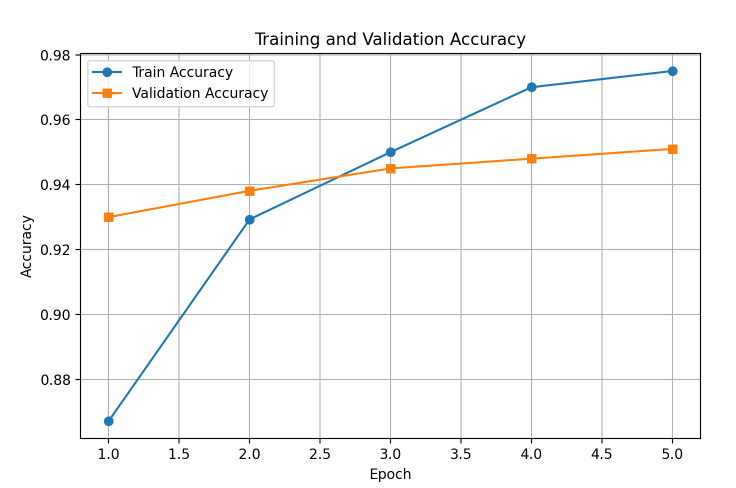
#> input picture src/models/reports/accuracy_curve.png.png, 1472 x 975 px (shown at 1/2 size)
$ python -i image_quality_analyzer.py   (imports and definitions only)   (older library calls are emulated)
#> lines starting #> are read from the running program, lines starting #| are printed output that depends on the picture; after the words box and inside, x2 and y2 are one past the last pixel; in counts of white or black regions, pixels touching at a corner belong together
import numpy as np
import cv2
from pathlib import Path
from scipy import ndimage
from skimage import exposure, filters, measure, feature
import warnings
# [1 line not run here, left out]

class ImageQualityAnalyzer:
    """Image quality analyzer for RL preprocessing system using OpenCV"""

    def __init__(self):
        self.quality_thresholds = {
            'brightness_ideal_range': (0.4, 0.6),
            'contrast_min': 0.15,
            'edge_min': 0.03,
            'noise_max': 0.08,
            'blur_threshold': 100.0,
            'saturation_min': 0.1,
            'entropy_min': 4.0,
            'color_balance_max_bias': 0.15,
            'exposure_well_exposed_range': (0.1, 0.9)
        }

    def analyze_image(self, image_path):
        """Complete image analysis for RL agent using OpenCV"""
#> called with image_path = '../models/reports/accuracy_curve.png.png'
        try:
            img_bgr = cv2.imread(str(image_path))
#> img_bgr is the input picture: shape (975, 1472, 3); mean B, G, R 248, 248.2, 248.3
            if img_bgr is None:
                print(f"❌ Failed to load image: {image_path}")
                return None

            img_rgb = cv2.cvtColor(img_bgr, cv2.COLOR_BGR2RGB)

            basic_metrics = self._get_basic_metrics(img_rgb)
#> basic_metrics = {'width': 1472, 'height': 975, 'aspect_ratio': 1.51, 'total_pixels': 1435200, 'channels': 3}
            quality_metrics = self._calculate_quality_metrics(img_rgb)
            problem_detection = self._detect_problems(quality_metrics)
            rl_features = self._prepare_rl_features(basic_metrics, quality_metrics, problem_detection)

            return {
                **basic_metrics,
                **quality_metrics,
                **problem_detection,
                **rl_features
            }
        except Exception as e:
            print(f"Error analyzing {image_path}: {e}")
            return None

    def _get_basic_metrics(self, img_rgb):
        """Basic image metrics"""
        height, width = img_rgb.shape[:2]

        return {
            'width': width,
            'height': height,
            'aspect_ratio': round(width / height, 3),
            'total_pixels': width * height,
            'channels': img_rgb.shape[2] if len(img_rgb.shape) == 3 else 1
        }

    def _calculate_quality_metrics(self, img_rgb):
        """Calculate quality metrics using OpenCV"""
        gray = cv2.cvtColor(img_rgb, cv2.COLOR_RGB2GRAY)

        brightness = np.mean(gray) / 255.0
#> brightness = 0.973
        contrast = np.std(gray) / 255.0
#> contrast = 0.13

        edge_score = self._calculate_robust_edge_score(gray)
        noise_score = self._estimate_robust_noise(gray)
        blur_score = self._detect_blur_opencv(gray)
        entropy_score = self._calculate_entropy_opencv(gray)

        color_metrics = self._calculate_color_metrics(img_rgb)

        # Exposure and dynamic range metrics
        exposure_metrics = self._calculate_exposure_metrics(gray)

        quality_score = self._calculate_overall_quality(
            brightness, contrast, edge_score, noise_score, blur_score, entropy_score,
            color_metrics, exposure_metrics
        )

        return {
            'quality_score': round(quality_score, 4),
            'brightness_score': round(brightness, 4),
            'contrast_score': round(contrast, 4),
            'edge_score': round(edge_score, 4),
            'noise_score': round(noise_score, 4),
            'blur_score': round(blur_score, 4),
            'entropy_score': round(entropy_score, 4),
            **color_metrics,
            **exposure_metrics
        }

    def _calculate_color_metrics(self, img_rgb):
        """Color metrics for RL"""
        try:
            # Convert to HSV for saturation and hue analysis
            img_hsv = cv2.cvtColor(img_rgb, cv2.COLOR_RGB2HSV)
            saturation = np.mean(img_hsv[:, :, 1]) / 255.0
            hue_variance = np.std(img_hsv[:, :, 0]) / 180.0

            # Color balance and dominant channels
            mean_b, mean_g, mean_r = np.mean(img_rgb, axis=(0, 1)) / 255.0
            color_balance_bias = np.std([mean_r, mean_g, mean_b])  # Color imbalance

            # Color problem detection
            is_color_cast = self._detect_color_cast(img_rgb)
            dominant_channel = np.argmax([mean_r, mean_g, mean_b])  # 0=R, 1=G, 2=B

            # Color contrast analysis (difference between colors)
            color_contrast = self._calculate_color_contrast(img_rgb)

            # Check for monochrome/sepia
            is_monochrome = self._check_monochrome(img_rgb, saturation)

            return {
                'saturation': round(saturation, 4),
                'hue_variance': round(hue_variance, 4),
                'color_balance_bias': round(color_balance_bias, 4),
                'color_contrast': round(color_contrast, 4),
                'is_color_cast': is_color_cast,
                'dominant_channel': dominant_channel,
                'is_monochrome': is_monochrome
            }
        except Exception as e:
            return {
                'saturation': 0.0, 'hue_variance': 0.0, 'color_balance_bias': 0.0,
                'color_contrast': 0.0, 'is_color_cast': 0, 'dominant_channel': -1,
                'is_monochrome': 0
            }

    def _calculate_exposure_metrics(self, gray):
        """Exposure and dynamic range metrics"""
        try:
            # Histogram for brightness distribution analysis
            hist = cv2.calcHist([gray], [0], None, [64], [0, 256])
            hist = hist.flatten() / hist.sum()

            # Percentage of overexposed and underexposed pixels
            overexposed = np.sum(gray > 240) / gray.size
            underexposed = np.sum(gray < 15) / gray.size

            # Dynamic range (difference between 5% and 95% percentiles)
            p5, p95 = np.percentile(gray, [5, 95])
            dynamic_range = (p95 - p5) / 255.0

            # Contrast via histogram (entropy of brightness distribution)
            hist_entropy = -np.sum(hist[hist > 0] * np.log2(hist[hist > 0]))
            normalized_hist_entropy = hist_entropy / 6.0  # Normalization

            # HDR/high contrast detection
            is_high_contrast = 1 if dynamic_range > 0.8 else 0
            has_exposure_problems = 1 if (overexposed > 0.1 or underexposed > 0.1) else 0

            return {
                'overexposed_ratio': round(overexposed, 4),
                'underexposed_ratio': round(underexposed, 4),
                'dynamic_range': round(dynamic_range, 4),
                'histogram_entropy': round(normalized_hist_entropy, 4),
                'is_high_contrast': is_high_contrast,
                'has_exposure_problems': has_exposure_problems
            }
        except:
            return {
                'overexposed_ratio': 0.0, 'underexposed_ratio': 0.0, 'dynamic_range': 0.0,
                'histogram_entropy': 0.0, 'is_high_contrast': 0, 'has_exposure_problems': 0
            }

    def _detect_color_cast(self, img_rgb):
        """Color cast detection"""
        try:
            # Channel mean values
            mean_b, mean_g, mean_r = np.mean(img_rgb, axis=(0, 1))

            # If one channel significantly dominates - possible color cast
            max_mean = max(mean_r, mean_g, mean_b)
            min_mean = min(mean_r, mean_g, mean_b)

            # Strong imbalance = color cast
            return 1 if (max_mean - min_mean) > 50 else 0
        except:
            return 0

    def _calculate_color_contrast(self, img_rgb):
        """Calculate color contrast (color diversity)"""
        try:
            # Laplacian in color space for color boundary assessment
            lab = cv2.cvtColor(img_rgb, cv2.COLOR_RGB2LAB)
            l_channel = lab[:, :, 0]
            color_edges = cv2.Laplacian(l_channel, cv2.CV_64F).var() / 1000.0
            return min(color_edges, 1.0)
        except:
            return 0.0

    def _check_monochrome(self, img_rgb, saturation):
        """Check for monochrome image"""
        try:
            # If saturation is very low and colors are close to each other
            std_rgb = np.std(img_rgb, axis=(0, 1))
            avg_std = np.mean(std_rgb)
            return 1 if (saturation < 0.1 and avg_std < 20) else 0
        except:
            return 0

    def _calculate_robust_edge_score(self, gray):
        """Sharpness assessment via OpenCV"""
        try:
            # Method 1: Sobel filter
            sobelx = cv2.Sobel(gray, cv2.CV_64F, 1, 0, ksize=3)
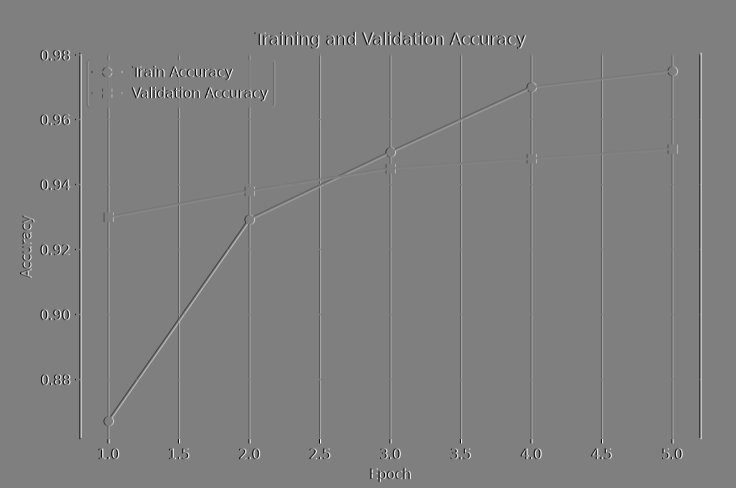
#> sobelx: shape (975, 1472) float64 (shown at 1/2 size); min -1020, max 1020, mean 0; drawn with min black and max white
            sobely = cv2.Sobel(gray, cv2.CV_64F, 0, 1, ksize=3)
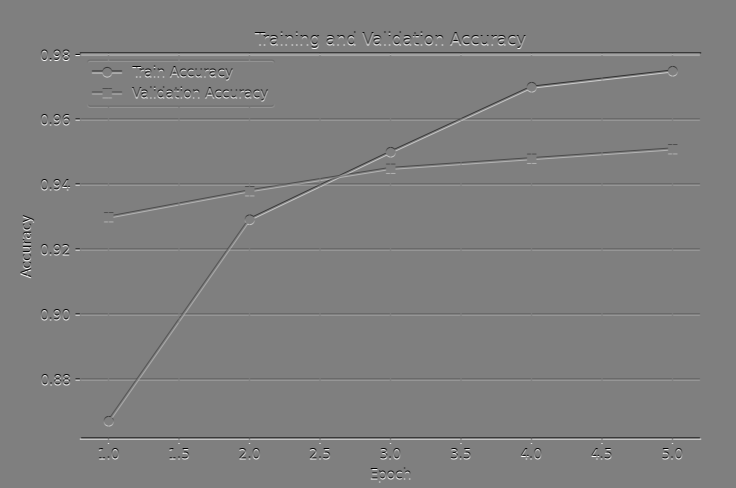
#> sobely: shape (975, 1472) float64 (shown at 1/2 size); min -1020, max 1020, mean 0; drawn with min black and max white
            sobel_magnitude = np.sqrt(sobelx**2 + sobely**2)
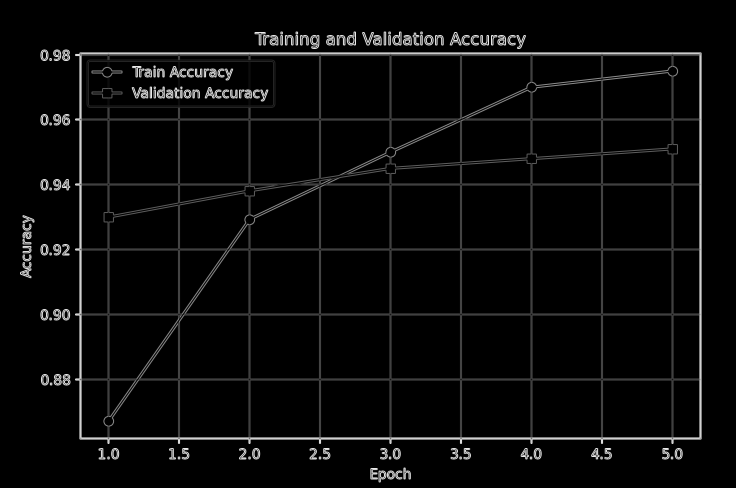
#> sobel_magnitude: shape (975, 1472) float64 (shown at 1/2 size); min 0, max 1106.9, mean 39.9; drawn with min black and max white
            edge1 = np.mean(sobel_magnitude) / 255.0
#> edge1 = 0.156

            # Method 2: Canny edge detector
            edges_canny = cv2.Canny(gray, 50, 150)
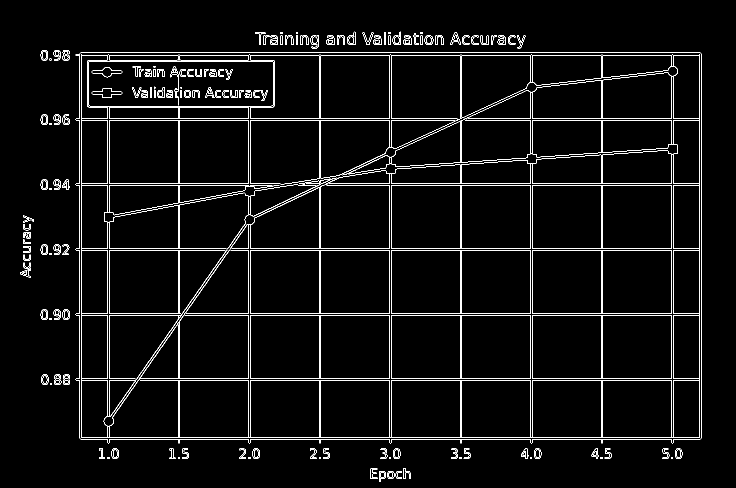
#> edges_canny: shape (975, 1472) (shown at 1/2 size); 3.5% white in thin lines or dots, all inside (x1, y1, x2, y2) = (40, 63, 1403, 964)
            edge2 = np.mean(edges_canny) / 255.0
#> edge2 = 0.035

            # Method 3: Laplacian variance
            laplacian_var = cv2.Laplacian(gray, cv2.CV_64F).var() / 1000.0
#> laplacian_var = 1.43
#> in _calculate_quality_metrics, `edge_score = self._calculate_robust_edge_score(gray)`: edge_score = 0.54

            return (edge1 + edge2 + laplacian_var) / 3.0
        except:
            return 0.0

    def _estimate_robust_noise(self, gray):
        """Noise estimation via multiple OpenCV methods"""
        try:
            # Method 1: Median filter + difference
            median_filtered = cv2.medianBlur(gray, 3)
            noise_residual = cv2.absdiff(gray, median_filtered)
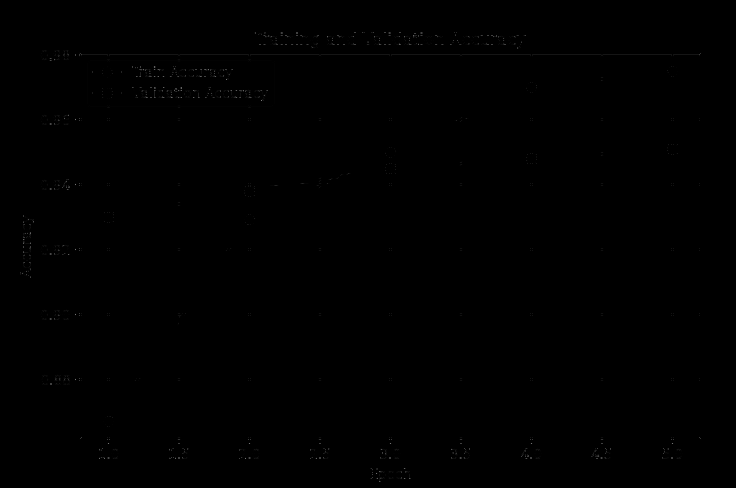
#> noise_residual: shape (975, 1472) (shown at 1/2 size); min 0, max 255, mean 0.2
            noise1 = np.mean(noise_residual) / 255.0
#> noise1 = 0.000916

            # Method 2: Gaussian blur + difference
            gaussian_filtered = cv2.GaussianBlur(gray, (5, 5), 0)
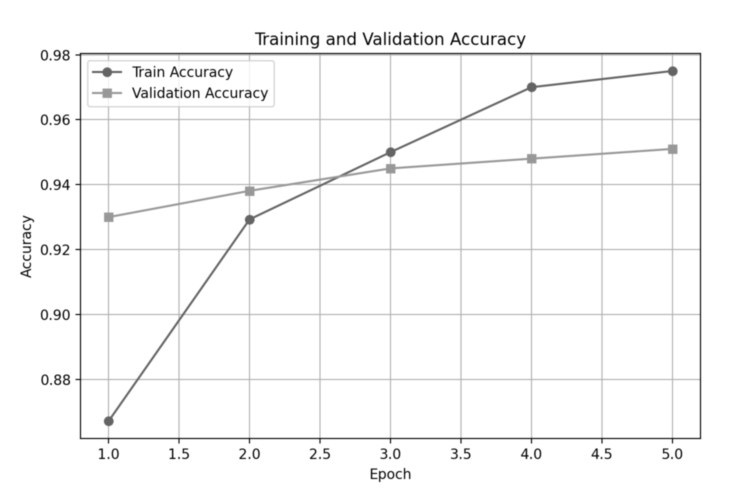
#> gaussian_filtered: shape (975, 1472) (shown at 1/2 size); min 6, max 255, mean 248.2
            high_freq = cv2.absdiff(gray, gaussian_filtered)
            noise2 = np.mean(high_freq) / 255.0
#> noise2 = 0.013
#> (the rest of the program and of its run is left out)
